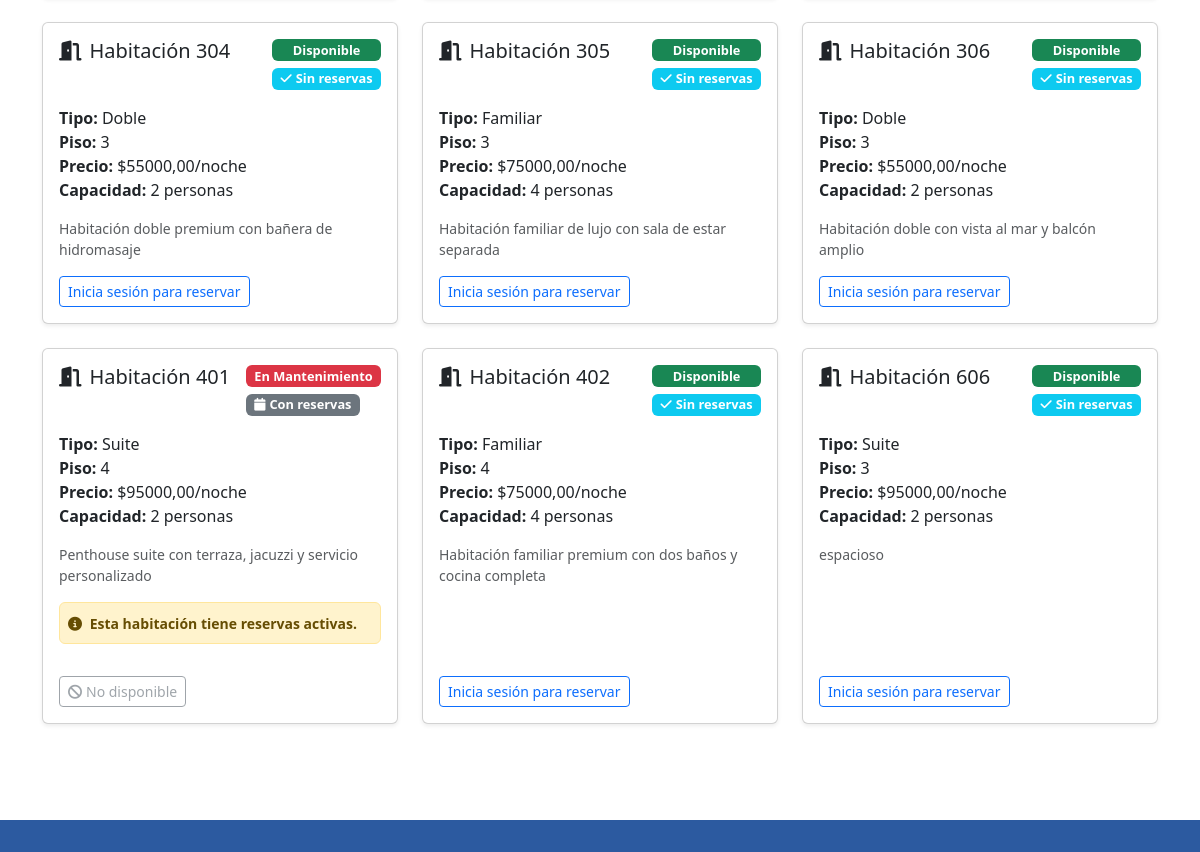
Page /habitaciones/ (lower part) on the earlier database version.
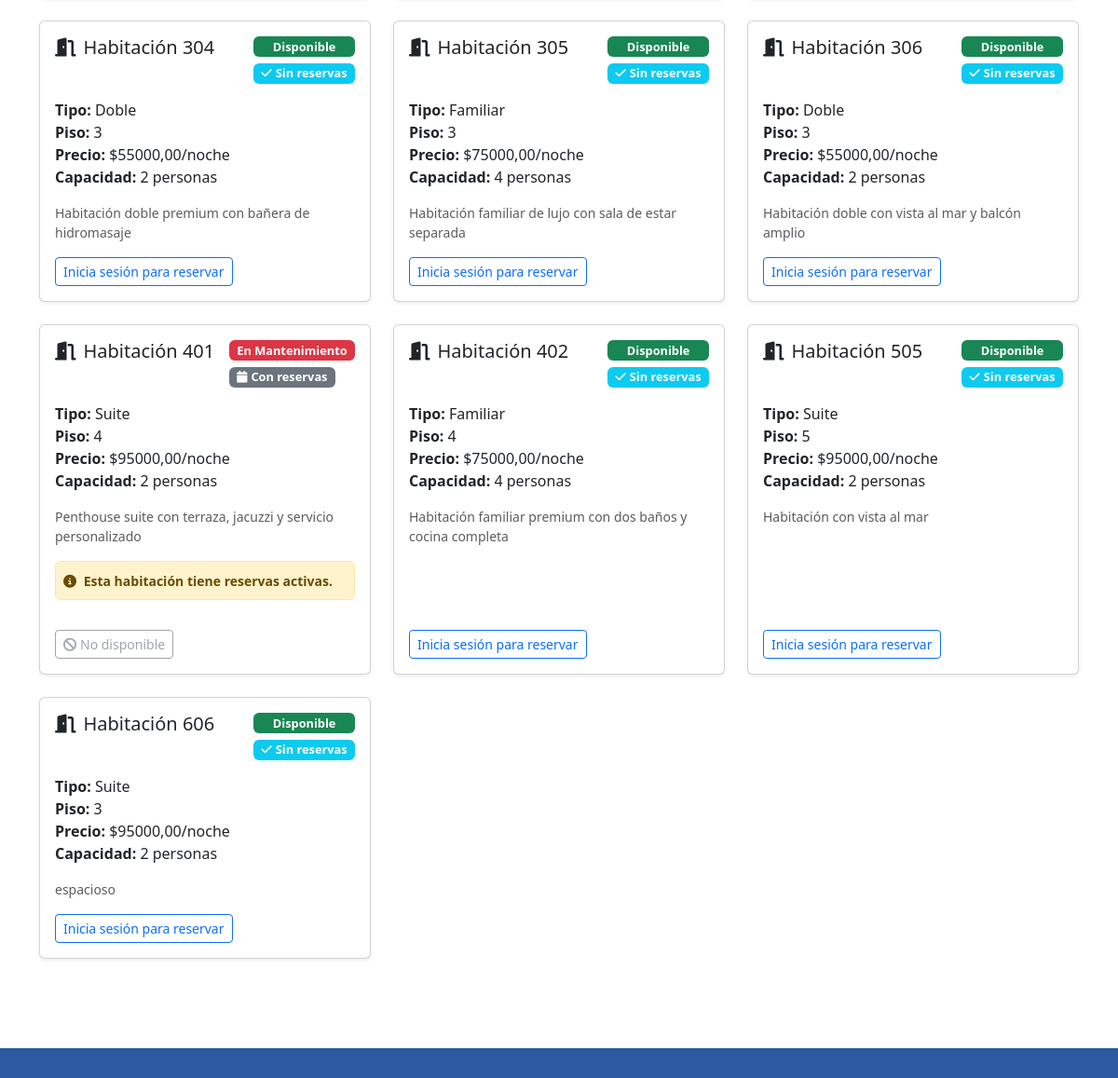
Same page on the later database version.
### hotel/models.py (models this page shows, shortened)
class Habitacion(models.Model):
    ESTADOS = [
        ('disponible', 'Disponible'),
        ('ocupada', 'Ocupada'),
        ('mantenimiento', 'En Mantenimiento'),
    ]
    numero = models.CharField(max_length=10, unique=True)
    tipo = models.ForeignKey(TipoHabitacion, on_delete=models.PROTECT, related_name='habitaciones') #Deleted Protec para evitar borrados sin querer
    estado = models.CharField(max_length=20, choices=ESTADOS, default='disponible')
    piso = models.IntegerField()
    descripcion = models.TextField(blank=True)
    fecha_creacion = models.DateTimeField(auto_now_add=True)
    class Meta:
        verbose_name = "Habitación"
        verbose_name_plural = "Habitaciones"
        ordering = ['numero']
        indexes = [
            models.Index(fields=['numero']),
            models.Index(fields=['estado']),
        ]
        permissions = [
            ("can_change_room_state", "Can change room state"),
        ]
    def esta_disponible(self, fecha_entrada=None, fecha_salida=None):
        if self.estado != 'disponible':
            return False
        hoy = date.today()
        if not fecha_entrada or not fecha_salida:
            reservas_activas = self.reservas.filter(
                estado__in=['pendiente', 'confirmada'],
                fecha_salida__gte=hoy
            )
            return not reservas_activas.exists()
    def reserva_actual(self):
        hoy = date.today()
        return self.reservas.filter(
            estado='confirmada',
            fecha_entrada__lte=hoy,
            fecha_salida__gt=hoy
        ).first()

class TipoHabitacion(models.Model):
    TIPOS_HABITACION = [
        ('individual', 'Individual'),
        ('doble', 'Doble'),
        ('suite', 'Suite'),
        ('familiar', 'Familiar'),
    ]
    nombre = models.CharField(max_length=50, choices=TIPOS_HABITACION, unique=True)
    descripcion = models.TextField(blank=True)
    precio_por_noche = models.DecimalField(max_digits=10, decimal_places=2)
    capacidad_maxima = models.PositiveIntegerField()
    class Meta:
        verbose_name = "Tipo de Habitación"
        verbose_name_plural = "Tipos de Habitación"
        indexes = [
            models.Index(fields=['nombre']),
        ]
    def __str__(self):
        return self.get_nombre_display()

### hotel/views.py (the view)
# urls.py: path('habitaciones/', views.lista_habitaciones, name='lista_habitaciones'),
def lista_habitaciones(request):
    actualizar_reservas_vencidas()
    habitaciones = Habitacion.objects.all().order_by('numero')
    tipos = TipoHabitacion.objects.all()
    tipo_filtro = request.GET.get('tipo')
    estado_filtro = request.GET.get('estado')
    disponibilidad_filtro = request.GET.get('disponibilidad')
    if tipo_filtro:
        habitaciones = habitaciones.filter(tipo__nombre=tipo_filtro)
    if estado_filtro:
        habitaciones = habitaciones.filter(estado=estado_filtro)
    if disponibilidad_filtro == 'disponible':
        habitaciones_filtradas = []
        for habitacion in habitaciones:
            if habitacion.esta_disponible():
                habitaciones_filtradas.append(habitacion)
        habitaciones = habitaciones_filtradas
    elif disponibilidad_filtro == 'reservada':
        habitaciones_filtradas = []
        for habitacion in habitaciones:
            if not habitacion.esta_disponible():
                habitaciones_filtradas.append(habitacion)
        habitaciones = habitaciones_filtradas
    contexto = {
        'habitaciones': habitaciones,
        'tipos': tipos,
        'es_admin': es_administrador(request.user) if request.user.is_authenticated else False,
        'tipo_seleccionado': tipo_filtro,
        'estado_seleccionado': estado_filtro,
        'disponibilidad_seleccionada': disponibilidad_filtro,
    }
    return render(request, 'hotel/habitaciones.html', contexto)

### hotel/views.py (called while the page is built, shortened)
def actualizar_reservas_vencidas():
    ahora = timezone.now()
    vencidas = Reserva.objects.filter(fecha_salida__lt=ahora, estado="confirmada")

### hotel/templates/hotel/habitaciones.html (shortened to what this page needs)
{% extends 'hotel/base.html' %}
{% block contenido %}
<div class="row">
    {% for habitacion in habitaciones %}
        <div class="col-lg-6 col-xl-4 mb-4">
            <div class="card card-habitacion shadow-sm h-100">
                <div class="card-body d-flex flex-column">
                    <div class="d-flex justify-content-between align-items-start mb-3">
                        <h5 class="card-title">
                            <i class="fas fa-door-open me-2"></i>Habitación {{ habitacion.numero }}
                        </h5>
                        <div>
                            <span class="badge {% if habitacion.estado == 'disponible' %}bg-success{% elif habitacion.estado == 'ocupada' %}bg-warning{% else %}bg-danger{% endif %} badge-estado d-block mb-1">
                                {{ habitacion.get_estado_display }}
                            </span>
                            {% if habitacion.esta_disponible %}
                                <span class="badge bg-info badge-estado">
                                    <i class="fas fa-check me-1"></i>Sin reservas
                                </span>
                            {% else %}
                                <span class="badge bg-secondary badge-estado">
                                    <i class="fas fa-calendar me-1"></i>Con reservas
                                </span>
                            {% endif %}
                        </div>
                    </div>
                    <div class="mb-3 flex-grow-1">
                        <p class="card-text">
                            <strong>Tipo:</strong> {{ habitacion.tipo }}<br>
                            <strong>Piso:</strong> {{ habitacion.piso }}<br>
                            <strong>Precio:</strong> ${{ habitacion.tipo.precio_por_noche }}/noche<br>
                            <strong>Capacidad:</strong> {{ habitacion.tipo.capacidad_maxima }} personas
                        </p>
                        {% if habitacion.descripcion %}
                            <p class="card-text text-muted small">{{ habitacion.descripcion|truncatewords:15 }}</p>
                        {% endif %}
                        {% if not habitacion.esta_disponible %}
                            <div class="alert alert-warning alert-sm mt-2 p-2">
                                <small>
                                    <i class="fas fa-info-circle me-1"></i>
                                    <strong>Esta habitación tiene reservas activas.</strong>
                                </small>
                            </div>
                        {% endif %}
                    </div>
                    <div class="mt-auto">
                        {% if habitacion.esta_disponible and user.is_authenticated %}
                            <a href="{% url 'hacer_reserva' habitacion.id %}" class="btn btn-primary btn-sm">
                                <i class="fas fa-calendar-plus me-1"></i>Reservar
                            </a>
                        {% elif not habitacion.esta_disponible %}
                            <button class="btn btn-outline-secondary btn-sm" disabled>
                                <i class="fas fa-ban me-1"></i>No disponible
                            </button>
                        {% elif not user.is_authenticated %}
                            <a href="{% url 'iniciar_sesion' %}" class="btn btn-outline-primary btn-sm">
                                Inicia sesión para reservar
                            </a>
                        {% endif %}
                    </div>
                </div>
            </div>
        </div>
    {% endfor %}
</div>
{% endblock %}

Differences in the rows shown:
added Habitacion: numero "505", estado "Disponible", shows "Sin reservas", tipo "Suite", piso "5", tipo.precio_por_noche "95000,00", tipo.capacidad_maxima "2", descripcion "Habitación con vista al mar", shows "Inicia sesión para reservar"
